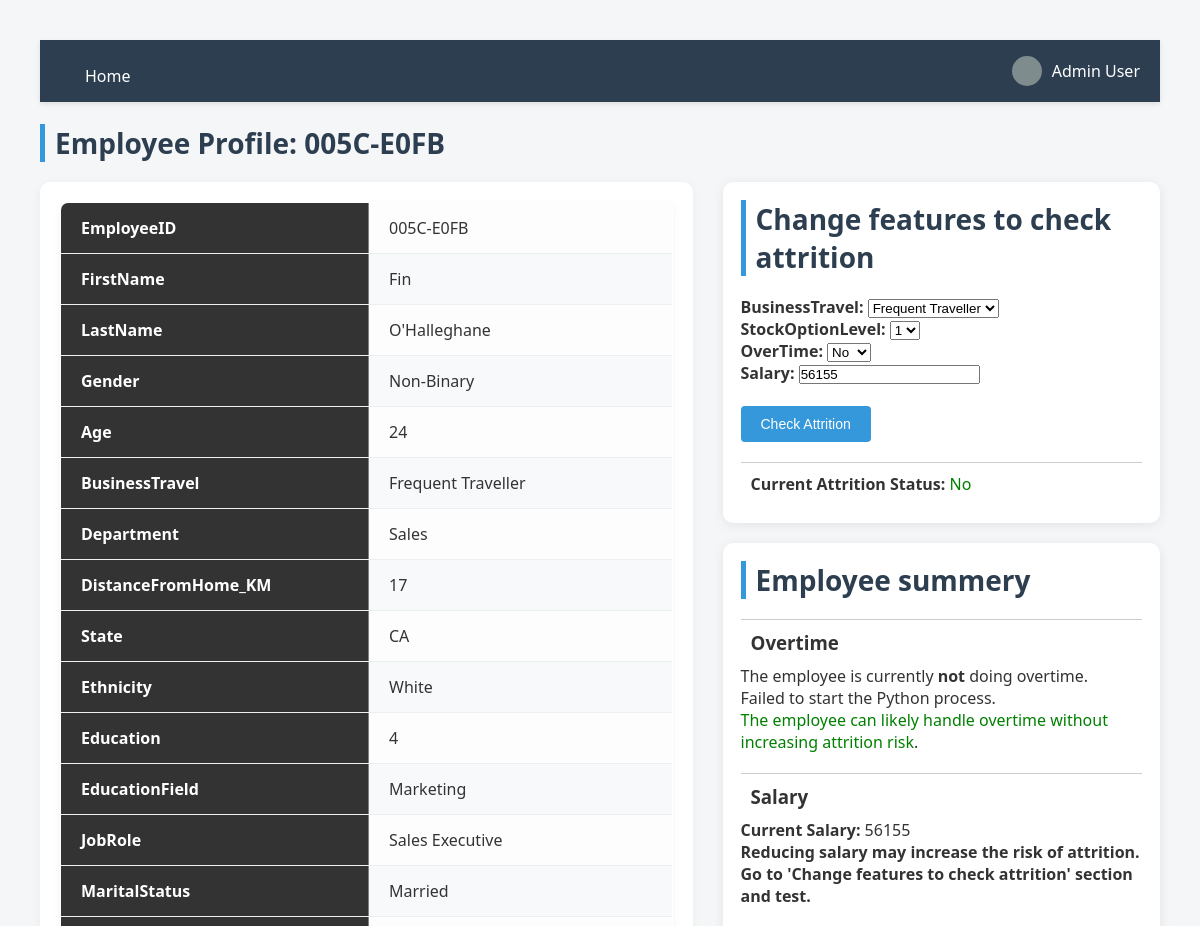
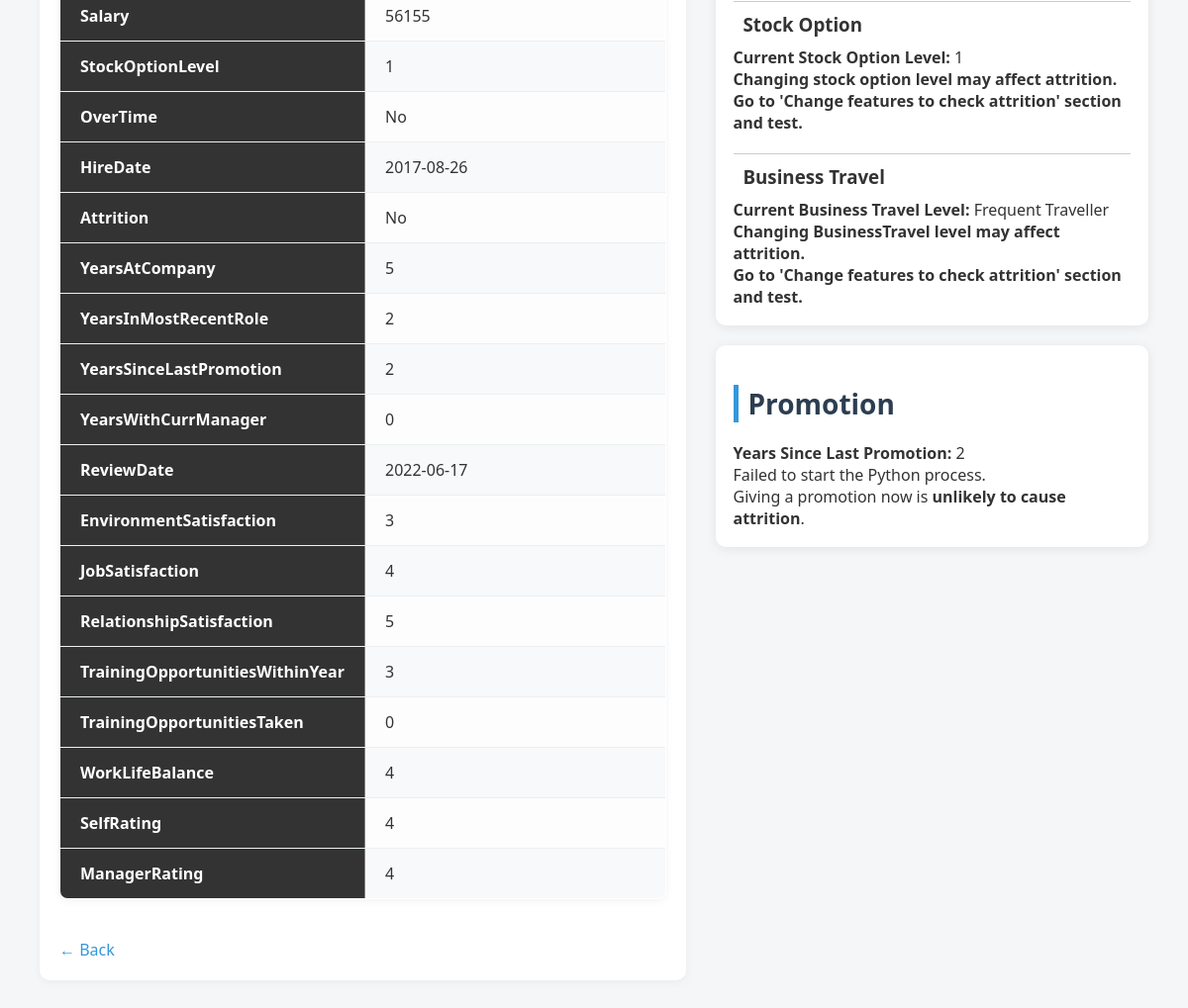
The page /profile/profile.php?id=005C-E0FB on the database its author committed (2 pictures, top to bottom).
### tables this page shows
CREATE TABLE `EmployeeData` (
  `EmployeeID` varchar(100) DEFAULT NULL,
  `FirstName` varchar(100) DEFAULT NULL,
  `LastName` varchar(100) DEFAULT NULL,
  `Gender` varchar(100) DEFAULT NULL,
  `Age` int(11) DEFAULT NULL,
  `BusinessTravel` varchar(100) DEFAULT NULL,
  `Department` varchar(100) DEFAULT NULL,
  `DistanceFromHome_KM` int(11) DEFAULT NULL,
  `State` varchar(100) DEFAULT NULL,
  `Ethnicity` varchar(100) DEFAULT NULL,
  `Education` varchar(100) DEFAULT NULL,
  `EducationField` varchar(100) DEFAULT NULL,
  `JobRole` varchar(100) DEFAULT NULL,
  `MaritalStatus` varchar(100) DEFAULT NULL,
  `Salary` int(11) DEFAULT NULL,
  `StockOptionLevel` int(11) DEFAULT NULL,
  `OverTime` varchar(100) DEFAULT NULL,
  `HireDate` date DEFAULT NULL,
  `Attrition` varchar(100) DEFAULT NULL,
  `YearsAtCompany` int(11) DEFAULT NULL,
  `YearsInMostRecentRole` int(11) DEFAULT NULL,
  `YearsSinceLastPromotion` int(11) DEFAULT NULL,
  `YearsWithCurrManager` int(11) DEFAULT NULL,
  `ReviewDate` date DEFAULT NULL,
  `EnvironmentSatisfaction` int(11) DEFAULT NULL,
  `JobSatisfaction` int(11) DEFAULT NULL,
  `RelationshipSatisfaction` int(11) DEFAULT NULL,
  `TrainingOpportunitiesWithinYear` int(11) DEFAULT NULL,
  `TrainingOpportunitiesTaken` int(11) DEFAULT NULL,
  `WorkLifeBalance` int(11) DEFAULT NULL,
  `SelfRating` int(11) DEFAULT NULL,
  `ManagerRating` int(11) DEFAULT NULL
);

### profile/profile.php (the view, shortened to what this page needs)
<!DOCTYPE html>
<html lang="en">
<head>
    <link rel="stylesheet" href="styles/style_panel.css?v=<?php echo time(); ?>">
    <link rel="stylesheet" href="styles/style_profile.css?v=<?php echo time(); ?>">
</head>
<body>
<?php
include '../connection.php';
$empId = $_GET['id'] ?? '';
$stmt = mysqli_prepare($conn, "SELECT * FROM EmployeeData WHERE EmployeeID = ?");
mysqli_stmt_bind_param($stmt, 's', $empId);
mysqli_stmt_execute($stmt);
$result = mysqli_stmt_get_result($stmt);
$row = mysqli_fetch_assoc($result);
?>
<br>
<h2>Employee Profile: <?php echo htmlspecialchars($row['EmployeeID']); ?></h2>
<div class="container">
    <div class="profile-table">
        <table border="1">
            <?php
            foreach ($row as $key => $value) {
                echo "<tr>";
                echo "<th>" . htmlspecialchars($key) . "</th>";
                echo "<td>" . htmlspecialchars($value) . "</td>";
                echo "</tr>";
            }
            ?>
        </table>
        <a href="../view_data/view_dataset.php">← Back</a>
    </div>
    <div class="side-panels">
         <div class="panel-box">
            <?php include 'Attrition.php'; ?>
        </div>
        <div class="panel-box">
            <?php include "Employee_panel.php"; ?>
        </div>
        <div class="panel-box">
            <?php include "promotion.php"; ?>
        </div>
    </div>
</body>
</html>

### profile/Attrition.php (shortened to what this page needs)
<?php
$changable_features = ["BusinessTravel", "StockOptionLevel", "OverTime", "Salary"];
?>
<h2>Change features to check attrition</h2>
<form method="POST">
    <ul style="list-style: none; padding: 0;">
        <?php
        foreach ($changable_features as $feature) {
            $value = $row[$feature];
            echo "<li><strong>" . htmlspecialchars($feature) . ":</strong> ";
            if (in_array($feature, $changable_features)) {
                if ($feature === "OverTime") {
                    echo "<select name='$feature'>
                        <option value='Yes'" . ($value === 'Yes' ? ' selected' : '') . ">Yes</option>
                        <option value='No'" . ($value === 'No' ? ' selected' : '') . ">No</option>
                    </select>";
                } elseif ($feature === "BusinessTravel") {
                    echo "<select name='$feature'>";
                    $options = ['No Travel', 'Some Travel', 'Frequent Traveller'];
                    foreach ($options as $opt) {
                        $sel = $value === $opt ? 'selected' : '';
                        echo "<option value='$opt' $sel>$opt</option>";
                    }
                    echo "</select>";
                } elseif ($feature === "StockOptionLevel") {
                    echo "<select name='$feature'>";
                    for ($i = 0; $i <= 3; $i++) {
                        $sel = $value == $i ? 'selected' : '';
                        echo "<option value='$i' $sel>$i</option>";
                    }
                    echo "</select>";
                } elseif ($feature === "Salary") {
                    echo "<input type='number' name='$feature' value='" . htmlspecialchars($value) . "'>";
                }
            } else {
                echo htmlspecialchars($value);
            }
            echo "</li>";
        }
        ?>
    </ul>
    <br>
    <button type="submit" name="predict">Check Attrition</button>
</form>
<div style="margin-top: 20px; padding: 10px; border-top: 1px solid #ccc;">
    <p>
        <strong>Current Attrition Status:</strong>
        <span style="color: <?= $row['Attrition'] === 'Yes' ? 'red' : 'green' ?>;">
            <?= htmlspecialchars($row['Attrition']) ?>
        </span>
    </p>
</div>

### profile/Employee_panel.php (shortened to what this page needs)
<?php
echo "<h2>Employee summery</h2>";
echo "<h3 style=\"margin-top: 20px; padding: 10px; border-top: 1px solid #ccc;\">Overtime</h3>";
$features = ["Salary", "BusinessTravel", "MaritalStatus", "StockOptionLevel", "OverTime", "Age", "YearsSinceLastPromotion"];
$input_data = [];
foreach ($features as $feature) {
    $input_data[$feature] = $row[$feature];
}
if ($input_data["OverTime"] == "Yes") {
    echo "<p>The employee is currently working overtime.</p>";
    $input_data["OverTime"] = "No";
    include 'Attrition_Pred.php';
    if ($row["Attrition"] == "Yes") {
        if ($prediction_result == "Yes") {
            echo "<p>Stopping overtime will <strong>not significantly reduce</strong> attrition risk.</p>";
        } else {
            echo "<p><span style='color:green;'>Stopping overtime will <strong>help reduce</strong> attrition risk.</span></p>";
        }
    } else {
        echo "<p><span style='color:green;'>The employee is currently handling overtime well.</span></p>";
    }
} else {
    echo "<p>The employee is currently <strong>not</strong> doing overtime.</p>";
    include 'Attrition_Pred.php';
    if ($prediction_result == "Yes") {
        echo "<p><span style='color:red;'>If the employee starts doing overtime, attrition risk may <strong>increase</strong>.</span></p>";
    } else {
        echo "<p><span style='color:green;'>The employee can likely handle overtime without increasing attrition risk</span>.</p>";
    }
}
echo "<h3 style=\"margin-top: 20px; padding: 10px; border-top: 1px solid #ccc;\">Salary</h3>";
echo "<p><strong>Current Salary:</strong> " . htmlspecialchars($row["Salary"]) . "</p>";
if ($row["Attrition"] == "Yes") {
    echo '<form method="post">';
    echo '<input type="hidden" name="check_salary" value="salary_check_1">';
    echo '<button type="submit">Check Suggested Salary to Reduce Attrition Risk</button>';
    echo '</form>';
    if (isset($_POST['check_salary']) && $_POST['check_salary'] === 'salary_check_1') {
        $features = ["Salary", "BusinessTravel", "MaritalStatus", "StockOptionLevel", "OverTime", "Age", "YearsSinceLastPromotion"];
        $input_data = [];
        foreach ($features as $feature) {
            $input_data[$feature] = $row[$feature];
        }
        include 'Attrition_Salary_incr.php';
        echo "<p><strong>Suggested Salary Range:</strong> " . htmlspecialchars($prediction_range) . "</p>";
    }
} else {
    echo "<p><strong>Reducing salary may increase the risk of attrition.</strong></p>";
    echo "<p><strong>Go to 'Change features to check attrition' section and test.</strong></p>";
}
echo "<h3 style=\"margin-top: 20px; padding: 10px; border-top: 1px solid #ccc;\">Stock Option</h3>";
echo "<p><strong>Current Stock Option Level:</strong> " . htmlspecialchars($row["StockOptionLevel"]) . "</p>";
if ($row['Attrition'] == "Yes") {
    include "StockOption.php";
} else {
    echo "<p><strong>Changing stock option level may affect attrition.</strong></p>";
    echo "<p><strong>Go to 'Change features to check attrition' section and test.</strong></p>";
}
echo "<h3 style=\"margin-top: 20px; padding: 10px; border-top: 1px solid #ccc;\">Business Travel</h3>";
echo "<p><strong>Current Business Travel Level:</strong> " . htmlspecialchars($row["BusinessTravel"]) . "</p>";
if ($row['Attrition'] == "Yes") {
    include "BusinessTravel.php";
} else {
    echo "<p><strong>Changing BusinessTravel level may affect attrition.</strong></p>";
    echo "<p><strong>Go to 'Change features to check attrition' section and test.</strong></p>";
}
?>

### profile/promotion.php (shortened to what this page needs)
<?php
echo "<br>";
echo "<h2>Promotion</h2>";
echo "<p><strong>Years Since Last Promotion:</strong> " . htmlspecialchars($row["YearsSinceLastPromotion"]) . "</p>";
include 'Attrition_Pred.php';
if ($prediction_result == "Yes") {
    echo "<div class='action-group'>";
    echo "<div class='action-description'>";
    echo "<p>Giving a promotion now (without salary increment or other changes) will set attrition status <strong>Yes</strong>.</p>";
    echo "</div>";
    echo "<div class='button-result-group'>";
    echo '<form method="post" class="inline-form">';
    echo '<input type="hidden" name="check_salary" value="salary_check_2">';
    echo '<button type="submit">Check Suggested Salary After Promotion</button>';
    echo '</form>';
    if (isset($_POST['check_salary']) && $_POST['check_salary'] === 'salary_check_2') {
        $features = ["Salary", "BusinessTravel", "MaritalStatus", "StockOptionLevel", "OverTime", "Age", "YearsSinceLastPromotion"];
        $input_data = [];
        foreach ($features as $feature) {
            $input_data[$feature] = $row[$feature];
        }
        $input_data['YearsSinceLastPromotion']=0;
        include 'Attrition_Salary_incr.php';
        echo "<p><strong>Suggested Salary Range:</strong> " . htmlspecialchars($prediction_range) . "</p>";
    }
    echo "</div>";
    echo "<div class='button-result-group'>";
    echo '<form method="post" class="inline-form">';
    echo '<input type="hidden" name="check_StockOption" value="check_StockOption">';
    echo '<button type="submit">Check Suggested Stock Option After Promotion</button>';
    echo '</form>';
    if ($_POST['check_StockOption'] === 'check_StockOption') {
        $features = ["Salary", "BusinessTravel", "MaritalStatus", "StockOptionLevel", "OverTime", "Age", "YearsSinceLastPromotion"];
        $input_data = [];
        foreach ($features as $feature) {
            $input_data[$feature] = $row[$feature];
        }
        $input_data['YearsSinceLastPromotion']=0;
        include "StockOption.php";
    }
    echo "</div>";
    echo "<div class='button-result-group'>";
    echo '<form method="post" class="inline-form">';
    echo '<input type="hidden" name="check_OverTime" value="check_OverTime">';
    echo '<button type="submit">Check Suggested Over Time level After Promotion</button>';
    echo '</form>';
    if ($_POST['check_OverTime'] === 'check_OverTime') {
        $features = ["Salary", "BusinessTravel", "MaritalStatus", "StockOptionLevel", "OverTime", "Age", "YearsSinceLastPromotion"];
        $input_data = [];
        foreach ($features as $feature) {
            $input_data[$feature] = $row[$feature];
        }
        $input_data['YearsSinceLastPromotion']=0;
        include "OverTime.php";
    }
    echo "</div>";
    echo "<div class='button-result-group'>";
    echo '<form method="post" class="inline-form">';
    echo '<input type="hidden" name="check_BusinessTravel" value="check_BusinessTravel">';
    echo '<button type="submit">Check Suggested Business Travel level After Promotion</button>';
    echo '</form>';
    if ($_POST['check_BusinessTravel'] === 'check_BusinessTravel') {
        $features = ["Salary", "BusinessTravel", "MaritalStatus", "StockOptionLevel", "OverTime", "Age", "YearsSinceLastPromotion"];
        $input_data = [];
        foreach ($features as $feature) {
            $input_data[$feature] = $row[$feature];
        }
        $input_data['YearsSinceLastPromotion']=0;
        include "BusinessTravel.php";
    }
    echo "</div>";
    echo "</div>";
} else {
    echo "<p>Giving a promotion now is <strong>unlikely to cause attrition</strong>.</p>";
}
echo "</div>";

### profile/styles/style_panel.css (style rules this page uses)
button, input[type="submit"] { background-color: #3498db; color: white; border: none; padding: 10px 20px; border-radius: 4px; cursor: pointer; font-size: 14px; transition: all 0.3s; align-self: flex-start; }

### profile/styles/style_profile.css (style rules this page uses)
* { margin: 0; padding: 0; box-sizing: border-box; }
body { font-family: "Segoe UI", Tahoma, Geneva, Verdana, sans-serif; background-color: #f4f6f8; color: #333; padding: 40px; }
h2 { margin-bottom: 20px; color: #2c3e50; font-size: 28px; border-left: 5px solid #3498db; padding-left: 10px; }
table { width: 100%; max-width: 800px; border-collapse: collapse; margin-bottom: 30px; background-color: #fff; box-shadow: 0 4px 10px rgba(0, 0, 0, 0.05); border-radius: 8px; overflow: hidden; }
table th, table td { text-align: left; padding: 14px 20px; border-bottom: 1px solid #ecf0f1; }
table th { background-color: #333; color: #fff; width: 30%; }
table td { background-color: #fdfdfd; }
table tr:nth-child(even) td { background-color: #f7f9fa; }
a { display: inline-block; text-decoration: none; color: #3498db; font-weight: 500; margin-top: 10px; transition: color 0.2s ease-in-out; }
table { border-collapse: collapse; width: 100%; background: white; box-shadow: 0 2px 8px rgba(0,0,0,0.05); }
th, td { padding: 10px 15px; text-align: left; border-bottom: 1px solid #ddd; }
th { background-color: #2c3e50; color: white; text-transform: capitalize; }
.container { display: flex; gap: 30px; align-items: flex-start; }
.profile-table { flex: 1.4; background: white; padding: 20px; border-radius: 10px; box-shadow: 0 2px 10px rgba(0,0,0,0.05); }
.side-panels { flex: 1; display: flex; flex-direction: column; gap: 20px; }
.panel-box { background: white; padding: 18px; border-radius: 10px; box-shadow: 0 2px 12px rgba(0,0,0,0.08); }

### rows shown on the page
employeedata: EmployeeID "005C-E0FB", FirstName "Fin", LastName "O'Halleghane", Gender "Non-Binary", Age "24", BusinessTravel "Frequent Traveller", Department "Sales", DistanceFromHome_KM "17", State "CA", Ethnicity "White", Education "4", EducationField "Marketing", JobRole "Sales Executive", MaritalStatus "Married", Salary "56155", StockOptionLevel "1", OverTime "No", HireDate "2017-08-26", Attrition "No", YearsAtCompany "5", YearsInMostRecentRole "2", YearsSinceLastPromotion "2", YearsWithCurrManager "0", ReviewDate "2022-06-17", EnvironmentSatisfaction "3", JobSatisfaction "4", RelationshipSatisfaction "5", TrainingOpportunitiesWithinYear "3", TrainingOpportunitiesTaken "0", WorkLifeBalance "4", SelfRating "4", ManagerRating "4"

### other values the page prints
$key "EmployeeID"
$key "FirstName"
$key "LastName"
$key "Gender"
$key "Age"
$key "BusinessTravel"
$key "Department"
$key "DistanceFromHome_KM"
$key "State"
$key "Ethnicity"
$key "Education"
$key "EducationField"
$key "JobRole"
$key "MaritalStatus"
$key "Salary"
